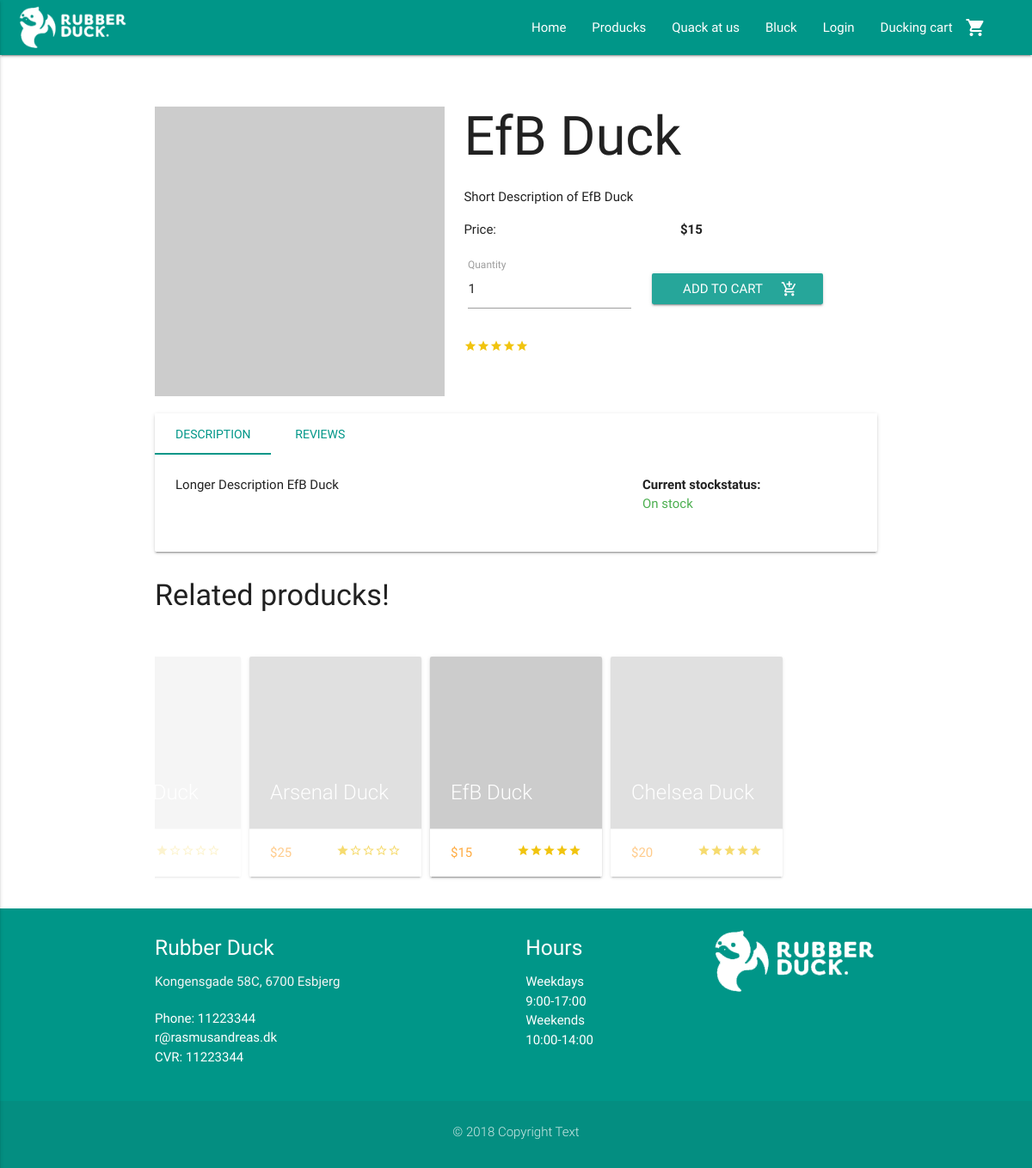
Page /view/product.php?item=3331 on the earlier database version.
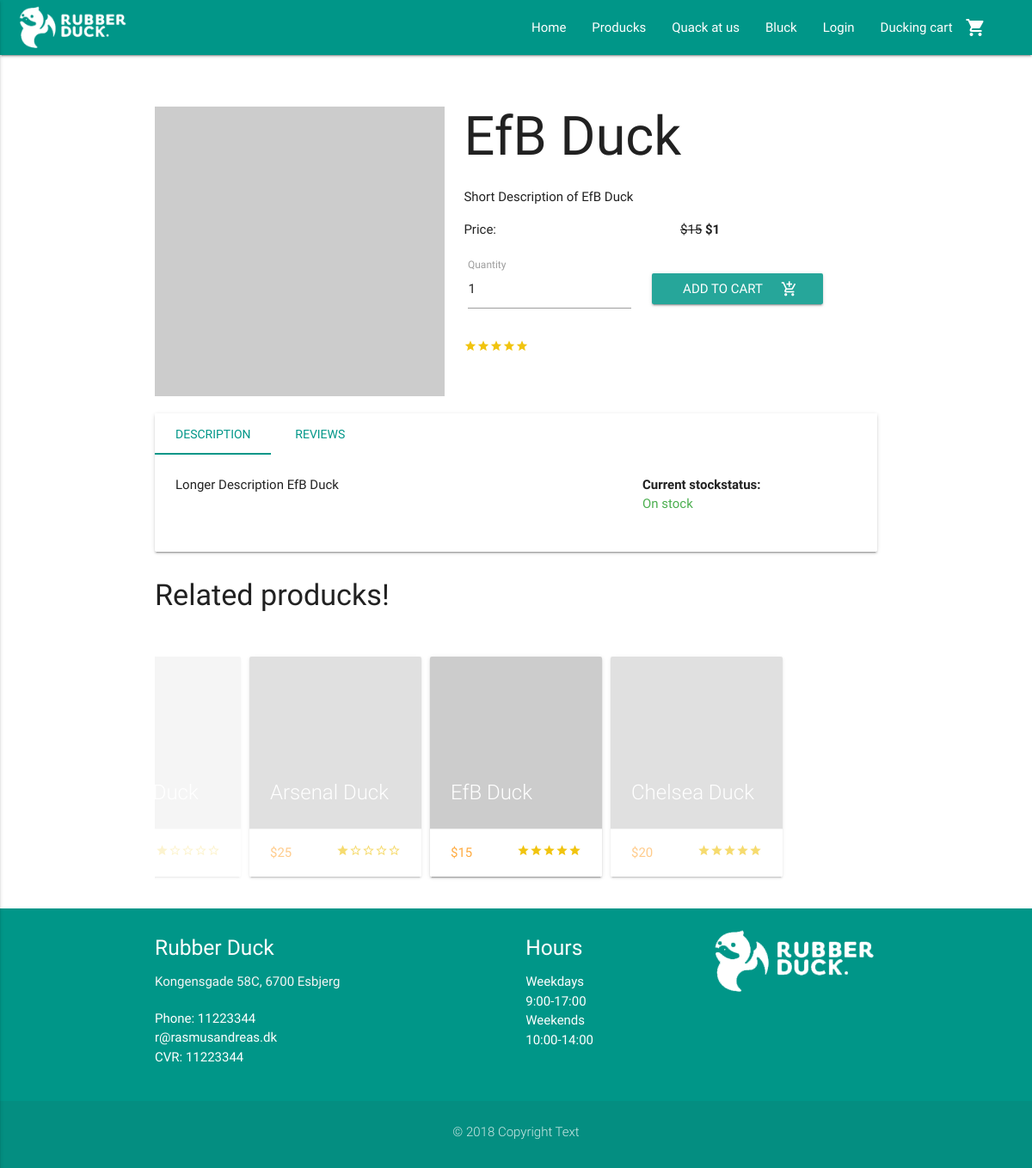
Same page on the later database version.
### tables this page shows
CREATE TABLE BasicPageInfo (
  CVR int NOT NULL PRIMARY KEY,
  LogoURL varchar(255) NOT NULL,
  ShopName varchar(255) NOT NULL,
  AboutUsText TEXT NULL,
  Email varchar(255) NULL,
  Phone int NULL,
  Street varchar(255) NULL,
  HouseNumber varchar(255) NULL,
  StripeToken varchar(255) NULL,
  ProductsSeoTitle varchar(255) NULL,
  ProductsMetaDescription varchar(255) NULL,
  BlogSeoTitle varchar(255) NULL,
  BlogMetaDescription varchar(255) NULL,
  ContactSeoTitle varchar(255) NULL,
  ContactMetaDescription varchar(255) NULL,
  HomeSeoTitle varchar(255) NULL,
  HomeMetaDescription varchar(255) NULL,
  ZipCode int(20) NOT NULL  
);

CREATE TABLE ProductImg (
  ItemNumber varchar(255) NOT NULL,
  ImgID int NOT NULL,
  IsPrimary boolean NULL,
  CONSTRAINT PK_DisplaysOnProduct PRIMARY KEY (ItemNumber, ImgID),
  FOREIGN KEY (ItemNumber) REFERENCES Product (ItemNumber),
  FOREIGN KEY (ImgID) REFERENCES ImgGallery (ImgID)
);

CREATE TABLE Product (
  ItemNumber varchar(255) NOT NULL PRIMARY KEY,
  ProductName varchar(255) NOT NULL,
  StockStatus int NOT NULL,
  ShortDescription varchar(255) NOT NULL,
  LongDescription TEXT NOT NULL,
  Price FLOAT(2) NOT NULL,
  OfferPrice FLOAT(2) NULL,
  SeoTitle varchar(255) NULL,
  MetaDescription varchar(255) NULL,
  ProductStatus boolean NOT NULL,
  CreationDate DATE NOT NULL,
  UserEmail varchar(255) NOT NULL,  
  ProductCategoryID int NOT NULL  
);

CREATE TABLE ZipCode (
    ZipCode int(20) NOT NULL PRIMARY KEY,
    City varchar(255)
);

CREATE TABLE Hours (
  HoursID int AUTO_INCREMENT NOT NULL PRIMARY KEY,
  Open varchar(255) NOT NULL,
  Close varchar(255) NOT NULL,
  Day varchar(255) NULL
);

### model/contactDAO.php (called while the page is built, shortened)
<?php
require_once('../includes/connection.php');
    function getPageInfo() {
    global $connection;
        $pageInfo = mysqli_query($connection, "SELECT BasicPageInfo.* , ZipCode.City FROM `BasicPageInfo` INNER JOIN ZipCode ON ZipCode.ZipCode = BasicPageInfo.ZipCode");
        $row = mysqli_fetch_assoc($pageInfo);
        return $row;
    }
    function getHours() {
    global $connection;
        $hours = mysqli_query($connection, "SELECT * FROM Hours");
        return $hours;
    }

### includes/loginCustomer/session.php (called while the page is built, shortened)
<?php
	function logged_in() {
		return isset($_SESSION['CustomerEmail']);
	}
?>

### model/productDAO.php (called while the page is built, shortened)
<?php
require_once("../includes/connection.php");
function getCurrentProduct($itemNumber) {
  global $connection;
  $query = "SELECT Product.*, ImgGallery.URL, ProductImg.IsPrimary FROM Product INNER JOIN ProductImg ON ProductImg.ItemNumber = Product.ItemNumber INNER JOIN ImgGallery ON ImgGallery.ImgID = ProductImg.ImgID WHERE Product.ItemNumber = $itemNumber";
  $result = mysqli_query($connection, $query);
  return $result;
}
function getRelatedProducts($productCat) {
  global $connection;
  $query = "SELECT * FROM Product WHERE ProductCategoryID = $productCat AND ProductStatus = 1 LIMIT 5";
  $result = mysqli_query($connection, $query);
  return $result;
}

### view/product.php (the view, shortened to what this page needs)
<?php
require_once("../includes/header.php");
require_once("../model/productDAO.php");
require_once('../model/productsDAO.php');
$productImgs = getCurrentProduct($_GET["item"]);
$currentItem = mysqli_fetch_assoc($productImgs);
  ?>
  <?php
$related = getRelatedProducts($currentItem["ProductCategoryID"]);
?>
  <div class="container product-container">
    <div class="row">
      <div class="col s12 m5 product-img">
        <div class="productimage-cnt">
            <?php foreach ($productImgs as $img) {
                if($img["IsPrimary"] == 1) { ?>
                    <img class="responsive-img materialboxed primary-img" src="<?php echo $img["URL"]; ?>" alt="<?php echo $currentItem["ProductName"]; ?>">
                <?php }
              } ?>
        </div>
      </div>
      <div class="col s12 m7">
        <h1 class="product-title"><?php echo $currentItem["ProductName"]; ?></h1>
        <div class="short-desc">
          <?php echo $currentItem["ShortDescription"]; ?>
        </div>
        <div class="row">
          <div class="col s6">
            <p>Price:</p>
          </div>
          <div class="col s6 right">
            <?php
            if ($currentItem["OfferPrice"] != NULL && $currentItem["OfferPrice"] != 0) {
            ?>
            <p><strike>$<?php echo $currentItem["Price"]; ?></strike><b> $<?php echo $currentItem["OfferPrice"]; ?></b></p>
            <?php
            } else {
            ?>
            <p><b>$<?php echo $currentItem["Price"]; ?></b></p>
            <?php
            }
            ?>
          </div>
          <div class="col s12">
            <form class="" action="" method="post">
              <div class="input-field inline cart_quantity">
                <input name="amount" id="quantity" type="number" value="1">
                <label for="quantity">Quantity</label>
              </div>
              <a class="waves-effect waves-light btn cart-btt"><input class="presscart" type="submit" name="submitcart" value="Add to cart"><i class="material-icons right">add_shopping_cart</i></a>
            </form>
          </div>
          <div class="col s12 avr-review">
            <?php
              echo getReviewForProduct($_GET["item"]);
            ?>
          </div>
        </div>
      </div>
    </div>
    <div class="card">
      <div class="card-tabs">
        <ul class="tabs">
          <li class="tab"><a href="#description">Description</a></li>
          <li class="tab"><a href="#reviews">Reviews</a></li>
        </ul>
      </div>
      <div class="card-content">
        <div id="description">
          <div class="row">
            <div class="col s12 m8">
              <?php echo $currentItem["LongDescription"]; ?>
            </div>
            <div class="col s12 m4">
              <p><b>Current stockstatus:</b></p>
              <?php
              if ($currentItem["StockStatus"] > 50) {
                echo "<p class='green-text'>On stock</p>";
              } else if ($currentItem["StockStatus"] > 10) {
                echo "<p class='yellow-text'>Low stock!</p>";
              } else {
                echo "<p class='red-text'>Almost out of stock!</p>";
              }
              ?>
            </div>
          </div>
        </div>
      </div>
    </div>
    <div class="carousel product-slider">
			<h4>Related producks!</h4>
      <?php
        while($row = mysqli_fetch_array($related)) {
            $itemNumber = $row["ItemNumber"];
          ?>
            <a class='carousel-item' href='product.php?item=<?php echo $itemNumber; ?>'>
                <div class='card'>
                  <div class='card-image'>
                    <img src='http://via.placeholder.com/400x400'>
                    <span class='card-title'><?php echo $row["ProductName"]; ?></span>
                  </div>
                  <div class='card-action'>
                    <p class='price'>$<?php echo $row["Price"]; ?></p>
                    <div class='stars right'>
                        <?php
                        echo getReviewForProduct($itemNumber);
                        ?>
                    </div>
                  </div>
                </div>
            </a>
          <?php
        }
      ?>
    </div>
  </div>
<?php require_once("../includes/footer.php") ?>

### includes/header.php (shortened to what this page needs)
<?php
require_once("../includes/connection.php");
require_once("../includes/loginCustomer/session.php");
require_once("../model/contactDAO.php");
$pageInfo = getPageInfo();
?>
<!DOCTYPE html>
  <html>
    <html lang="en">
    <head>
      <?php require_once("../includes/seo.php"); ?>
      <link type="text/css" rel="stylesheet" href="../css/materialize.min.css"  media="screen,projection"/>
      <link type="text/css" rel="stylesheet" href="../css/custom/custom.css" />
    </head>
    <body>
      <nav class="teal">
        <div class="nav-wrapper">
          <a href="../index.php" class="brand-logo"><img class="responsive-img" style="max-height: 64px!important; padding: 4px 0!important;" src="../<?php echo $pageInfo["LogoURL"]; ?>"></a>
          <ul class="right hide-on-med-and-down">
            <li><a href="../index.php">Home</a></li>
            <li><a href="products.php">Producks</a></li>
            <li><a href="contact.php">Quack at us</a></li>
            <li><a href="blog.php">Bluck</a></li>
            <?php
              if (logged_in() == true) {
            ?>
            <li><a class="dropdown-button" href="" data-activates="dropdown1"><?php echo $_SESSION["FirstName"]; ?><i class="material-icons right">arrow_drop_down</i></a></li>
            <?php
              } else {
            ?>
            <li><a href="login.php">Login</a></li>
            <?php
              }
            ?>
            <li><a href="cart.php">Ducking cart<i class="material-icons right">shopping_cart</i></a></li>
            <?php
              if(isset($_SESSION["cart"])) {
                $amountInCart = count($_SESSION["cart"]);
                if ($amountInCart > 0) {
                ?>
                  <li class="cartamount"><a class="cartamount"><?php echo $amountInCart; ?></a></li>
                <?php
                } else {
                  ?>
                    <li class="cartamount"><a class="cartamount" style="color: transparent;">0</a></li>
                  <?php
                }
              } else {
                ?>
                  <li class="cartamount"><a class="cartamount" style="color: transparent;">0</a></li>
                <?php
              }
            ?>
          </ul>
        </div>
      </nav>

### model/productsDAO.php (shortened to what this page needs)
<?php
require_once('../includes/connection.php');
function getReviewForProduct($itemNumber) {
  global $connection;
  $ratingResult = mysqli_query($connection, "SELECT `Rating` FROM `Review` WHERE ItemNumber = $itemNumber");
    $rated = 0;
    $divide = 0;
    while ($ratingrow = mysqli_fetch_array($ratingResult)) {
      $rating = $ratingrow["Rating"];
      $rated = $rated + $rating;
      $divide = $divide + count($ratingResult);
    }
    if ($divide > 0) {
      $rated = $rated / $divide;
      $i = 1;
      $ratedRemaining = 5 - $rated;
      $i2 = 1;
      while ($i <= $rated) {
        echo "<i class='material-icons tiny rated'>star</i>";
        $i++;
      }
      while($i2 <= $ratedRemaining) {
          echo "<i class='material-icons tiny rated'>star_border</i>";
        $i2++;
      }
    } else {
      $i3 = 1;
      while($i3 <= 5) {
          echo "<i class='material-icons tiny rated'>star_border</i>";
        $i3++;
      }
    }
}
?>

### includes/footer.php (shortened to what this page needs)
<?php require_once ('../model/contactDAO.php');
$pageInfo = getPageInfo();
$hours = getHours();
?>
<footer class="page-footer teal">
      <div class="container">
        <div class="row">
          <div class="col s12 m4">
            <h5 class="white-text"><?php echo $pageInfo["ShopName"];?> </h5>
            <p class="grey-text text-lighten-4">
                <?php echo $pageInfo["Street"] . " " . $pageInfo["HouseNumber"] . ", " . $pageInfo["ZipCode"] . " " . $pageInfo["City"]; ?>
            </p>
              <p>
                Phone: <?php echo $pageInfo["Phone"] ?>
                <br>
                <?php echo $pageInfo["Email"] ?>
                <br>
                CVR: <?php echo $pageInfo["Phone"] ?></p>
          </div>
          <div class="col s12 m3 offset-m2">
            <h5 class="white-text">Hours</h5>
            <ul>
              <?php
              while ($row = mysqli_fetch_array($hours)) {
              ?>
              <li><?php echo $row["Day"] . "<br>" . $row["Open"] . "-" . $row["Close"]; ?></li>
              <?php
              }
              ?>
            </ul>
          </div>
          <div class="col s12 m3">
            <img class="responsive-img" src="../<?php echo $pageInfo["LogoURL"]; ?>">
          </div>
        </div>
      </div>
      <div class="footer-copyright">
        <div class="container">
          <p class="center">&copy; 2018 Copyright Text</p>
        </div>
      </div>
    </footer>
  </body>
</html>

### css/custom/custom.css (style rules this page uses)
body { position: relative; }
p { margin-bottom: 20px; }
nav .brand-logo { display: inline-block; padding-left: 20px; }
.product-container { margin-top: 60px; }
.brand-logo { display: block; margin-right: 20px; }
footer { margin: 0; }
h1.product-title { margin-top: 0; }
.rated { color: #f1c40f; }
.primary-img { width: 100%; }
.tabs .tab a { color: #009688; }
.tabs .tab a.active { color: #009688; }
.cart-btt { margin-left: 20px; }
.avr-review { margin-top: 20px; }
.price { color: #ffab40; -webkit-transition: color .3s ease; transition: color .3s ease; text-transform: uppercase; margin: 0 0 0 0; display: inline; }
.product-slider { width: 100%; max-width: 1200px; margin: 0 auto; }

Differences in the rows shown:
changed through a linked row, productimg "EfB Duck": ItemNumber.OfferPrice (not shown) → "1"
changed product "EfB Duck": OfferPrice empty → 1 (drawn)
